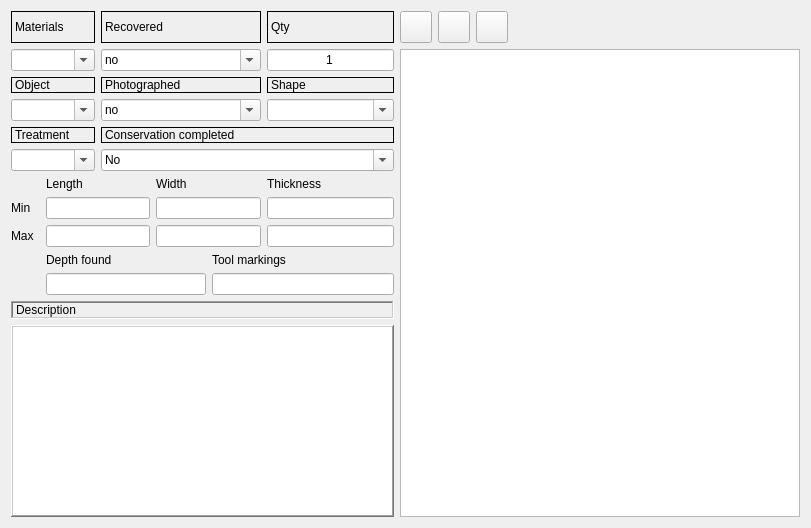
     <widget class="QWidget" name="tabWidgetPage1">
      <attribute name="title">
       <string>General Finds</string>
      </attribute>
      <layout class="QGridLayout" name="gridLayout_8">
       <item row="11" column="0" colspan="6">
        <widget class="QLabel" name="label_14">
         <property name="frameShape">
          <enum>QFrame::WinPanel</enum>
         </property>
         <property name="frameShadow">
          <enum>QFrame::Sunken</enum>
         </property>
         <property name="text">
          <string>Description</string>
         </property>
        </widget>
       </item>
       <item row="4" column="2" colspan="4">
        <widget class="QLabel" name="label_15">
         <property name="frameShape">
          <enum>QFrame::Panel</enum>
         </property>
         <property name="text">
          <string>Conservation completed</string>
         </property>
        </widget>
       </item>
       <item row="3" column="2" colspan="3">
        <widget class="QComboBox" name="comboBox_photo">
         <property name="editable">
          <bool>true</bool>
         </property>
         <item>
          <property name="text">
           <string>no</string>
          </property>
         </item>
         <item>
          <property name="text">
           <string>yes</string>
          </property>
         </item>
        </widget>
       </item>
       <item row="12" column="0" colspan="6">
        <widget class="QTextEdit" name="textEdit_description">
         <property name="frameShape">
          <enum>QFrame::WinPanel</enum>
         </property>
         <property name="frameShadow">
          <enum>QFrame::Raised</enum>
         </property>
        </widget>
       </item>
       <item row="8" column="0">
        <widget class="QLabel" name="label_135">
         <property name="text">
          <string>Max</string>
         </property>
        </widget>
       </item>
       <item row="5" column="0" colspan="2">
        <widget class="QComboBox" name="comboBox_treatment">
         <property name="editable">
          <bool>true</bool>
         </property>
        </widget>
       </item>
       <item row="0" column="0" colspan="2">
        <widget class="QLabel" name="label">
         <property name="frameShape">
          <enum>QFrame::Panel</enum>
         </property>
         <property name="text">
          <string>Materials</string>
         </property>
         <property name="openExternalLinks">
          <bool>false</bool>
         </property>
        </widget>
       </item>
       <item row="8" column="1" colspan="2">
        <widget class="QLineEdit" name="lineEdit_lmax" />
       </item>
       <item row="0" column="6">
        <widget class="QPushButton" name="pushButton_all_images">
         <property name="sizePolicy">
          <sizepolicy hsizetype="Expanding" vsizetype="Fixed">
           <horstretch>0</horstretch>
           <verstretch>0</verstretch>
          </sizepolicy>
         </property>
         <property name="maximumSize">
          <size>
           <width>32</width>
           <height>32</height>
          </size>
         </property>
         <property name="icon">
          <iconset resource="../../resources/hff_resources.qrc">
           <normaloff>:/icons/photo2.png</normaloff>:/icons/photo2.png</iconset>
         </property>
        <property name="iconSize"><size><width>24</width><height>24</height></size></property><property name="minimumSize"><size><width>32</width><height>32</height></size></property></widget>
       </item>
       <item row="1" column="0" colspan="2">
        <widget class="QComboBox" name="comboBox_material">
         <property name="editable">
          <bool>true</bool>
         </property>
        </widget>
       </item>
       <item row="1" column="5">
        <widget class="QLineEdit" name="lineEdit_list">
         <property name="enabled">
          <bool>true</bool>
         </property>
         <property name="text">
          <string>1</string>
         </property>
         <property name="alignment">
          <set>Qt::AlignCenter</set>
         </property>
         <property name="dragEnabled">
          <bool>false</bool>
         </property>
         <property name="readOnly">
          <bool>false</bool>
         </property>
         <property name="cursorMoveStyle">
          <enum>Qt::VisualMoveStyle</enum>
         </property>
        </widget>
       </item>
       <item row="7" column="0">
        <widget class="QLabel" name="label_134">
         <property name="text">
          <string>Min</string>
         </property>
        </widget>
       </item>
       <item row="0" column="8">
        <widget class="QPushButton" name="pushButton_removetags">
         <property name="sizePolicy">
          <sizepolicy hsizetype="Expanding" vsizetype="Fixed">
           <horstretch>0</horstretch>
           <verstretch>0</verstretch>
          </sizepolicy>
         </property>
         <property name="maximumSize">
          <size>
           <width>32</width>
           <height>32</height>
          </size>
         </property>
         <property name="icon">
          <iconset resource="../../resources/hff_resources.qrc">
           <normaloff>:/icons/remove_tag.png</normaloff>:/icons/remove_tag.png</iconset>
         </property>
        <property name="iconSize"><size><width>24</width><height>24</height></size></property><property name="minimumSize"><size><width>32</width><height>32</height></size></property></widget>
       </item>
       <item row="10" column="1" colspan="3">
        <widget class="QLineEdit" name="lineEdit_depth">
         <property name="text">
          <string />
         </property>
        </widget>
       </item>
       <item row="2" column="0" colspan="2">
        <widget class="QLabel" name="label_53">
         <property name="frameShape">
          <enum>QFrame::Panel</enum>
         </property>
         <property name="text">
          <string>Object</string>
         </property>
         <property name="openExternalLinks">
          <bool>true</bool>
         </property>
        </widget>
       </item>
       <item row="2" column="5">
        <widget class="QLabel" name="label_131">
         <property name="frameShape">
          <enum>QFrame::Panel</enum>
         </property>
         <property name="text">
          <string>Shape</string>
         </property>
        </widget>
       </item>
       <item row="7" column="3" colspan="2">
        <widget class="QLineEdit" name="lineEdit_wmin" />
       </item>
       <item row="0" column="5">
        <widget class="QLabel" name="label_12">
         <property name="frameShape">
          <enum>QFrame::Panel</enum>
         </property>
         <property name="text">
          <string>Qty</string>
         </property>
        </widget>
       </item>
       <item row="2" column="2" colspan="3">
        <widget class="QLabel" name="label_16">
         <property name="frameShape">
          <enum>QFrame::Panel</enum>
         </property>
         <property name="text">
          <string>Photographed</string>
         </property>
        </widget>
       </item>
       <item row="3" column="5">
        <widget class="QComboBox" name="comboBox_shape">
         <property name="editable">
          <bool>true</bool>
         </property>
        </widget>
       </item>
       <item row="0" column="7">
        <widget class="QPushButton" name="pushButton_assigntags">
         <property name="sizePolicy">
          <sizepolicy hsizetype="Expanding" vsizetype="Fixed">
           <horstretch>0</horstretch>
           <verstretch>0</verstretch>
          </sizepolicy>
         </property>
         <property name="maximumSize">
          <size>
           <width>32</width>
           <height>32</height>
          </size>
         </property>
         <property name="text">
          <string />
         </property>
         <property name="icon">
          <iconset resource="../../resources/hff_resources.qrc">
           <normaloff>:/icons/add_tag.png</normaloff>:/icons/add_tag.png</iconset>
         </property>
        <property name="iconSize"><size><width>24</width><height>24</height></size></property><property name="minimumSize"><size><width>32</width><height>32</height></size></property></widget>
       </item>
       <item row="7" column="5">
        <widget class="QLineEdit" name="lineEdit_tmin" />
       </item>
       <item row="3" column="0" colspan="2">
        <widget class="QComboBox" name="comboBox_obj">
         <property name="editable">
          <bool>true</bool>
         </property>
        </widget>
       </item>
       <item row="6" column="1">
        <widget class="QLabel" name="label_129">
         <property name="text">
          <string>Length</string>
         </property>
        </widget>
       </item>
       <item row="8" column="3" colspan="2">
        <widget class="QLineEdit" name="lineEdit_wmax" />
       </item>
       <item row="0" column="2" colspan="3">
        <widget class="QLabel" name="label_13">
         <property name="frameShape">
          <enum>QFrame::Panel</enum>
         </property>
         <property name="text">
          <string>Recovered</string>
         </property>
        </widget>
       </item>
       <item row="10" column="4" colspan="2">
        <widget class="QLineEdit" name="lineEdit_tool_markings">
         <property name="text">
          <string />
         </property>
        </widget>
       </item>
       <item row="1" column="2" colspan="3">
        <widget class="QComboBox" name="comboBox_rec">
         <property name="editable">
          <bool>true</bool>
         </property>
         <item>
          <property name="text">
           <string>no</string>
          </property>
         </item>
         <item>
          <property name="text">
           <string>yes</string>
          </property>
         </item>
        </widget>
       </item>
       <item row="6" column="5">
        <widget class="QLabel" name="label_130">
         <property name="text">
          <string>Thickness</string>
         </property>
        </widget>
       </item>
       <item row="9" column="1" colspan="3">
        <widget class="QLabel" name="label_132">
         <property name="text">
          <string>Depth found</string>
         </property>
        </widget>
       </item>
       <item row="4" column="0" colspan="2">
        <widget class="QLabel" name="label_52">
         <property name="frameShape">
          <enum>QFrame::Panel</enum>
         </property>
         <property name="text">
          <string>Treatment</string>
         </property>
         <property name="openExternalLinks">
          <bool>true</bool>
         </property>
        </widget>
       </item>
       <item row="6" column="3" colspan="2">
        <widget class="QLabel" name="label_128">
         <property name="text">
          <string>Width</string>
         </property>
        </widget>
       </item>
       <item row="9" column="4" colspan="2">
        <widget class="QLabel" name="label_133">
         <property name="text">
          <string>Tool markings</string>
         </property>
        </widget>
       </item>
       <item row="5" column="2" colspan="4">
        <widget class="QComboBox" name="comboBox_cc">
         <property name="editable">
          <bool>true</bool>
         </property>
         <item>
          <property name="text">
           <string>No</string>
          </property>
         </item>
         <item>
          <property name="text">
           <string>Yes</string>
          </property>
         </item>
        </widget>
       </item>
       <item row="7" column="1" colspan="2">
        <widget class="QLineEdit" name="lineEdit_lmin" />
       </item>
       <item row="8" column="5">
        <widget class="QLineEdit" name="lineEdit_tmax" />
       </item>
       <item row="1" column="6" rowspan="12" colspan="4">
        <widget class="QListWidget" name="iconListWidget">
         <property name="minimumSize">
          <size>
           <width>400</width>
           <height>0</height>
          </size>
         </property>
         <property name="showDropIndicator" stdset="0">
          <bool>true</bool>
         </property>
         <property name="dragEnabled">
          <bool>true</bool>
         </property>
         <property name="dragDropOverwriteMode">
          <bool>true</bool>
         </property>
         <property name="dragDropMode">
          <enum>QAbstractItemView::DragDrop</enum>
         </property>
         <property name="defaultDropAction">
          <enum>Qt::IgnoreAction</enum>
         </property>
         <property name="movement">
          <enum>QListView::Snap</enum>
         </property>
         <property name="isWrapping" stdset="0">
          <bool>true</bool>
         </property>
         <property name="resizeMode">
          <enum>QListView::Adjust</enum>
         </property>
         <property name="viewMode">
          <enum>QListView::IconMode</enum>
         </property>
         <property name="uniformItemSizes">
          <bool>true</bool>
         </property>
         <property name="wordWrap">
          <bool>true</bool>
         </property>
         <property name="selectionRectVisible">
          <bool>true</bool>
         </property>
         <property name="sortingEnabled">
          <bool>true</bool>
         </property>
        </widget>
       </item>
      </layout>
      <zorder>label</zorder>
      <zorder>lineEdit_list</zorder>
      <zorder>label_12</zorder>
      <zorder>label_52</zorder>
      <zorder>iconListWidget</zorder>
      <zorder>comboBox_treatment</zorder>
      <zorder>textEdit_description</zorder>
      <zorder>label_14</zorder>
      <zorder>label_13</zorder>
      <zorder>label_15</zorder>
      <zorder>label_16</zorder>
      <zorder>comboBox_rec</zorder>
      <zorder>comboBox_photo</zorder>
      <zorder>comboBox_cc</zorder>
      <zorder>comboBox_material</zorder>
      <zorder>label_53</zorder>
      <zorder>comboBox_obj</zorder>
      <zorder>label_128</zorder>
      <zorder>lineEdit_wmin</zorder>
      <zorder>label_129</zorder>
      <zorder>lineEdit_lmin</zorder>
      <zorder>label_130</zorder>
      <zorder>lineEdit_tmin</zorder>
      <zorder>label_131</zorder>
      <zorder>comboBox_shape</zorder>
      <zorder>lineEdit_depth</zorder>
      <zorder>label_132</zorder>
      <zorder>lineEdit_tool_markings</zorder>
      <zorder>label_133</zorder>
      <zorder>lineEdit_tmax</zorder>
      <zorder>lineEdit_wmax</zorder>
      <zorder>lineEdit_lmax</zorder>
      <zorder>label_134</zorder>
      <zorder>label_135</zorder>
      <zorder>pushButton_all_images</zorder>
      <zorder>pushButton_assigntags</zorder>
      <zorder>pushButton_removetags</zorder>
     </widget>
